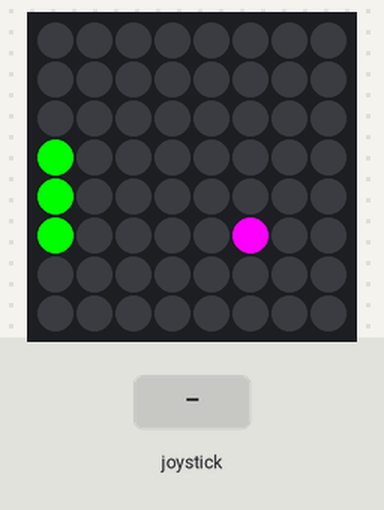
Recording of a program running on a simulated Raspberry Pi (BCM pin numbers) with a Sense HAT. Parts: the Sense HAT's 8×8 RGB LED matrix. The test bench sets the inputs (shaded band). The 64×8 strip is a reading aid, not a part: it shows the text the matrix is scrolling, unrolled, one strip-width of it at a time.

Above: at 0.52 s.
1.3 s: joystick pushed up
At 1.73 s:
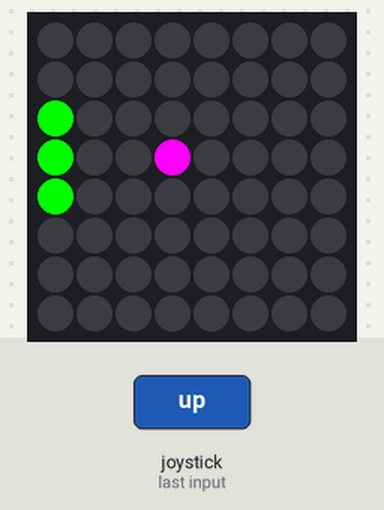
At 2.18 s:
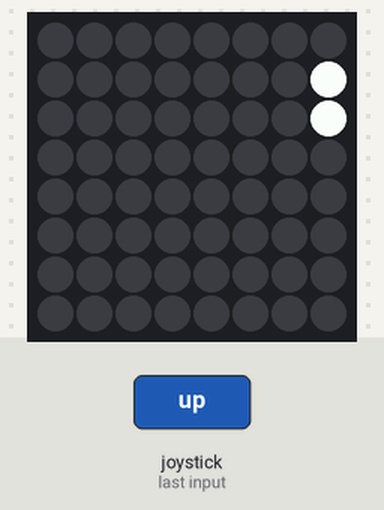

The program:

PONG.py
```python
from sense_hat import SenseHat
from time import sleep
sense = SenseHat()

GREEN = (0, 255, 0)
PURPLE = (255, 0, 255)

bat_y = 4
ball_position = [3, 3]
ball_veloctiy = [1, 1]
score = 0

#Functions
def draw_bat():
  sense.set_pixel(0, bat_y, GREEN)
  sense.set_pixel(0, bat_y + 1, GREEN)
  sense.set_pixel(0, bat_y - 1, GREEN)

def move_up(event):
  global bat_y
  if event.action == 'pressed' and bat_y > 1:
    bat_y -= 1

def move_down(event):
  global bat_y
  if event.action == 'pressed' and bat_y < 6:
    bat_y += 1

def draw_ball():
  sense.set_pixel(ball_position[0], ball_position[1], PURPLE)
  ball_position[0] += ball_veloctiy[0]
  if ball_position[0] == 7 or ball_position[0] == 0:
    ball_veloctiy[0] = -ball_veloctiy[0]
  ball_position[1] += ball_veloctiy[1]
  if ball_position[1] == 7 or ball_position[1] == 0:
    ball_veloctiy[1] = -ball_veloctiy[1]
  if ball_position[0] == 1 and (bat_y - 1) <= ball_position[1] <= (bat_y +1):
    ball_veloctiy[0] = -ball_veloctiy[0]
  if ball_position[0] == 0:
    sense.show_message("YOU LOSE XD")

#Main Program
while True:
  draw_bat()
  draw_ball()
  sleep(0.20)
  sense.stick.direction_up = move_up
  sense.stick.direction_down = move_down
  sense.clear(0, 0, 0)
```

Measured:
- after the input at 1.3 s, the LEDs: first change after 0.15 s (image 1 shows a later state)
